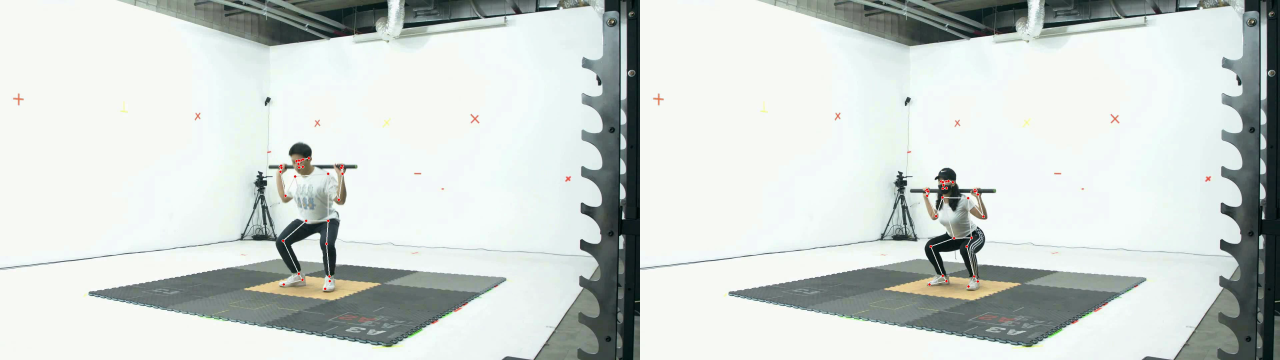
#> input picture frame 3 of action_assess_2/post_data/video/Z76_Z76_keypoints.avi, 3840 x 1080 px, given in place of keypoints_313-2-1-15-Z76_D.avi, which was not available (shown at 1/3 size)
$ jupyter execute 4.res_concat.ipynb
#> lines starting #> are read from the running program, lines starting #| are printed output that depends on the picture
[cell 1]
import cv2

def concat_videos_horizontally(video_path1, video_path2, output_path):
    # 비디오 파일 열기
    cap1 = cv2.VideoCapture(video_path1)
    cap2 = cv2.VideoCapture(video_path2)

    if not cap1.isOpened() or not cap2.isOpened():
        print("Error: Could not open one of the videos.")
        return

    # 비디오 속성 가져오기
    width1 = int(cap1.get(cv2.CAP_PROP_FRAME_WIDTH))
    height1 = int(cap1.get(cv2.CAP_PROP_FRAME_HEIGHT))
    fps1 = cap1.get(cv2.CAP_PROP_FPS)

    width2 = int(cap2.get(cv2.CAP_PROP_FRAME_WIDTH))
    height2 = int(cap2.get(cv2.CAP_PROP_FRAME_HEIGHT))
    fps2 = cap2.get(cv2.CAP_PROP_FPS)

    # 두 비디오의 프레임 크기와 FPS가 동일한지 확인
    if width1 != width2 or height1 != height2 or fps1 != fps2:
        print("Error: Videos do not have the same dimensions or FPS.")
        return

    # 출력 비디오 설정
    fourcc = cv2.VideoWriter_fourcc(*'XVID')
    out = cv2.VideoWriter(output_path, fourcc, fps1, (width1 + width2, height1))

    while True:
        ret1, frame1 = cap1.read()
#> frame1 is the input picture: shape (1080, 3840, 3); mean B, G, R 209.3, 212.8, 205.9
        ret2, frame2 = cap2.read()

        if not ret1 or not ret2:
            break

        # 프레임을 가로로 병합
        combined_frame = cv2.hconcat([frame1, frame2])
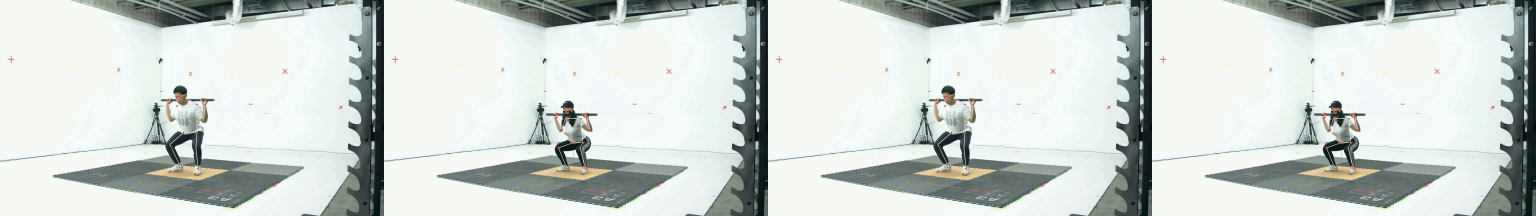
#> combined_frame: shape (1080, 7680, 3) (shown at 1/5 size); mean B, G, R 209.3, 212.8, 205.9

        # 병합된 프레임을 출력 비디오에 저장
        out.write(combined_frame)

    # 자원 해제
    cap1.release()
    cap2.release()
    out.release()
    print(f"Videos have been concatenated and saved to {output_path}")

# 사용 예시
person1 = "Z76"
person2 = "Z106"

video_path1 = f'C:/Users/jk/action_assess_2/data/video/{person1}_keypoints/keypoints_313-2-1-15-{person1}_D.avi'
video_path2 = f'C:/Users/jk/action_assess_2/data/video/{person2}_keypoints/keypoints_313-2-1-15-{person2}_D.avi'
output_path = f'C:/Users/jk/action_assess_2/data/video/{person1}_{person1}_keypoints.avi'

concat_videos_horizontally(video_path1, video_path2, output_path)


$ run again, starting later in the video
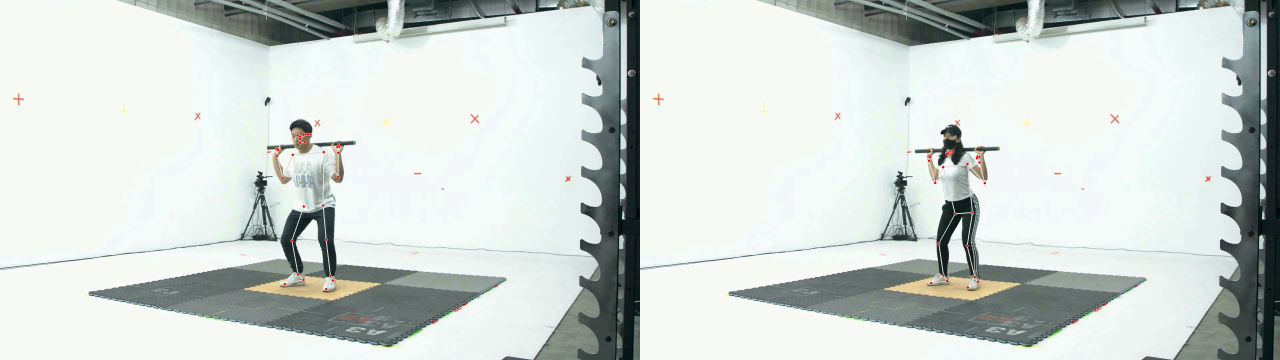
#> input picture frame 14 of action_assess_2/post_data/video/Z76_Z76_keypoints.avi, 3840 x 1080 px, given in place of keypoints_313-2-1-15-Z76_D.avi, which was not available (shown at 1/3 size)
#> in concat_videos_horizontally, frame1 is the input picture: shape (1080, 3840, 3); mean B, G, R 209.2, 212.6, 205.8
#> in concat_videos_horizontally, `combined_frame = cv2.hconcat([frame1, frame2])`:
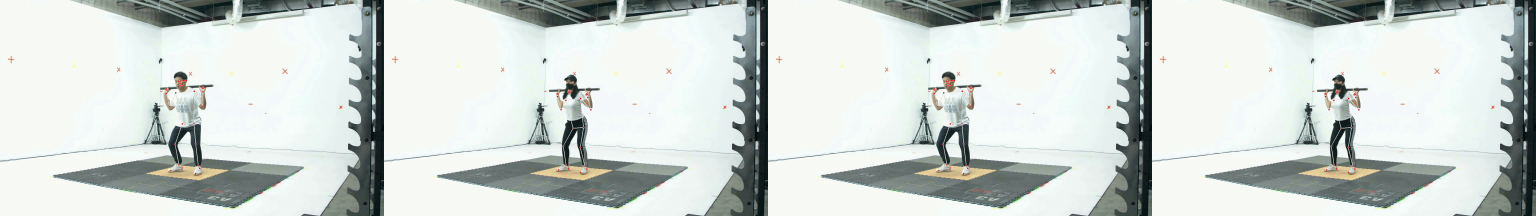
#> combined_frame: shape (1080, 7680, 3) (shown at 1/5 size); mean B, G, R 209.2, 212.6, 205.8

$ run again, starting later in the video
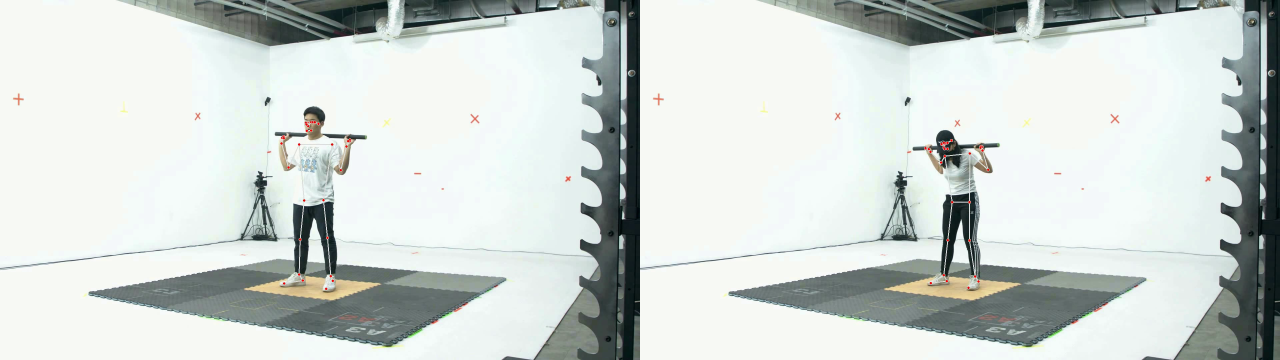
#> input picture frame 25 of action_assess_2/post_data/video/Z76_Z76_keypoints.avi, 3840 x 1080 px, given in place of keypoints_313-2-1-15-Z76_D.avi, which was not available (shown at 1/3 size)
#> in concat_videos_horizontally, frame1 is the input picture: shape (1080, 3840, 3); mean B, G, R 209.2, 212.5, 205.7
#> in concat_videos_horizontally, `combined_frame = cv2.hconcat([frame1, frame2])`:
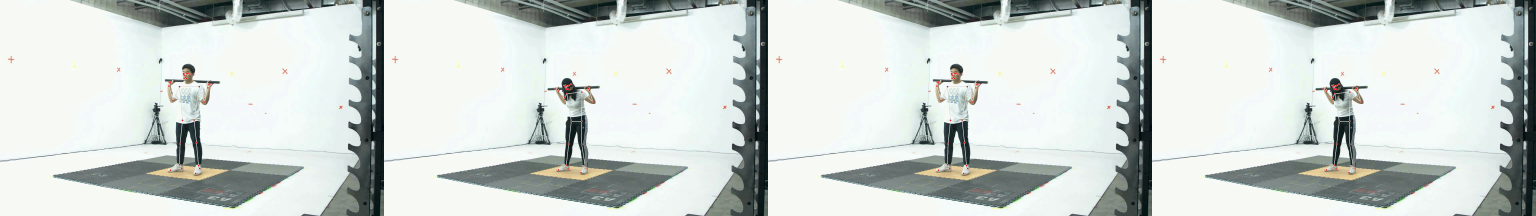
#> combined_frame: shape (1080, 7680, 3) (shown at 1/5 size); mean B, G, R 209.2, 212.5, 205.7
